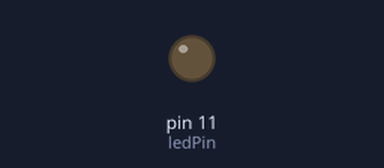
A sketch run on a simulated Arduino Uno, built with avr-gcc and run on an emulated ATmega328P. On the bench: output pins drawn as LEDs (lit = HIGH).

Above: at 0.05 s.
At 0.45 s:
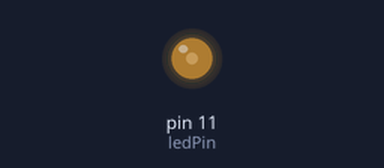
Timing chart, 0 to 3.0 s (numbered marks = the images above):
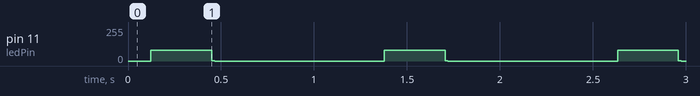

The sketch:

Blink_Simulator.ino
```cpp
// Show what the blinkyball LED output looks like

#include "ekg_data.h"
#include <util/delay.h>


uint8_t heartbeatReps = 6;  // Number of times to play the loop
uint8_t heartbeatSpeed = 0;

const uint8_t ledPin = 11;  // OC2A


// note: minimum bpm is 48 to avoid overflow
void setSpeedFromBPM(uint8_t bpm) {
  heartbeatSpeed = uint8_t(100000*60.0/bpm/500);
}

void setup() {
  pinMode(ledPin, OUTPUT);

  setSpeedFromBPM(48);

  // Configure Timer2 to run at a higher frequency
  TCCR2B &= 0xF8;
  TCCR2B |= _BV(CS20);
}


inline void setLEDs(uint8_t val) {
  analogWrite(ledPin, val);
}


// Play back one loop of the heartbeat signal
inline void playEKG() {
    uint8_t position = 0;
    uint8_t count = 0;

    for(position = 0; position < EKG_DATA_LENGTH; position++) {
        setLEDs(pgm_read_byte(&ekgData[position]));

        // make a delay
        // Note that the system is heavily loaded by the IR sensor,
        // so this number has to be tuned.
        for(count = 0; count < heartbeatSpeed; count++) {
            _delay_us(10);
        }
    }
}

void loop() {
  // Play the EKG back, checking for an IR reception
  for(uint8_t loopCount = heartbeatReps; loopCount > 0; loopCount--) {
      // For the first 22/50th of the heartbeat, play the EKG sample
      playEKG();
      setLEDs(0);

      for(int irLoop = 20; irLoop < (500 - EKG_DATA_LENGTH); irLoop++) {
          for(uint8_t count = 0; count < heartbeatSpeed; count++) {
              _delay_us(10);
          }
      }
  }
}
```

Source omitted: ekg_data.h (data table, 4127 bytes)

Measured:
- by itself, pin 11 (ledPin): repeats every 1.3 s: 1/255 0.02 s, 0/255 0.91 s, 79/255 0.33 s
